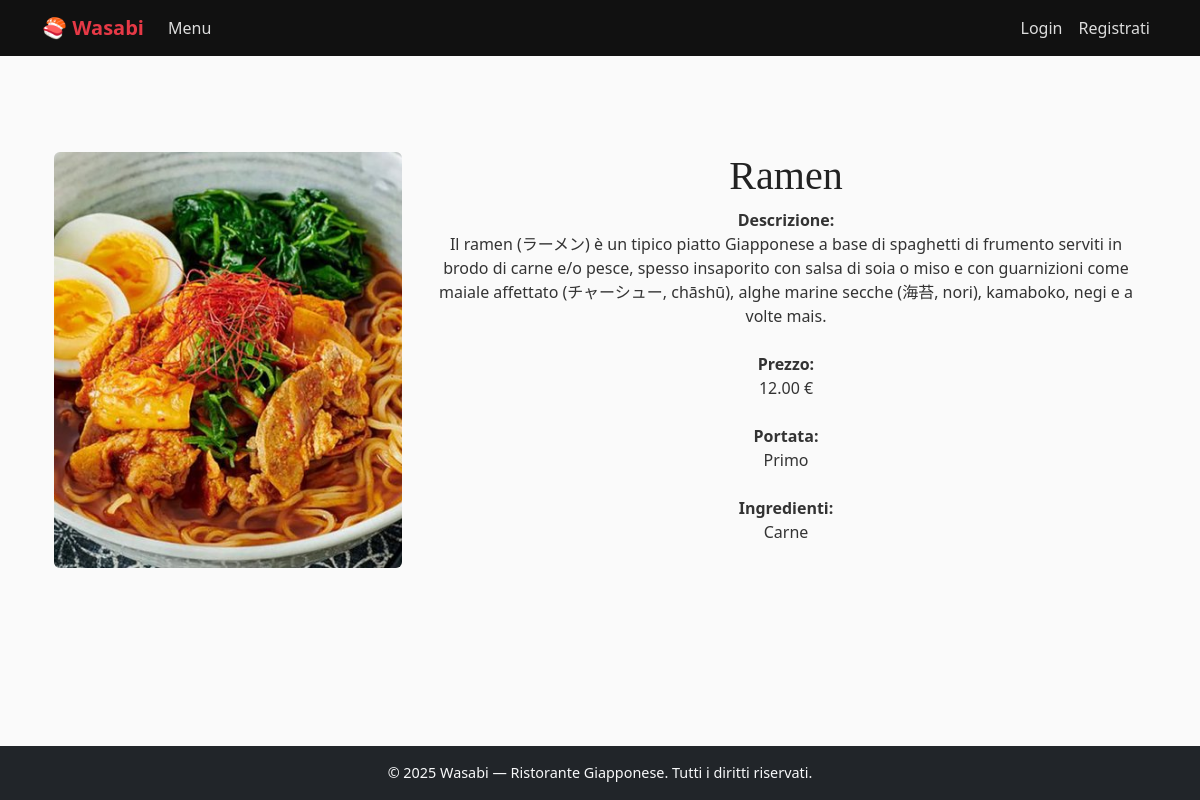
The page /takeaway/piatto/11 on the database its author committed.
### takeaway/models.py (models this page shows, shortened)
class Piatto(models.Model):
    PORTATA_CHOICES = [
        ('antipasto', 'Antipasto'),
        ('primo', 'Primo'),
        ('secondo', 'Secondo'),
        ('dessert', 'Dessert'),
    ]
    INGREDIENTI_CHOICES = [
        ('carne', 'Carne'),
        ('pesce', 'Pesce'),
        ('vegano', 'Vegano'),
        ('vegetariano', 'Vegetariano'),
    ]
    nome = models.CharField(max_length=100)
    descrizione = models.TextField()
    prezzo = models.DecimalField(max_digits=6, decimal_places=2)
    portata = models.CharField(max_length=20, choices=PORTATA_CHOICES, default='primo')
    ingredienti = models.CharField(max_length=20, choices=INGREDIENTI_CHOICES, default='carne')
    foto = models.ImageField(upload_to='piatti/', blank=True, null=True)
    class Meta:
        verbose_name_plural = "Piatti"

### takeaway/views.py (the view)
# urls.py: path("piatto/<int:pk>", PiattoDetail.as_view(), name="piatto"),
class PiattoDetail(DetailView):
    model = Piatto
    template_name = "takeaway/piatto/piatto_detail.html"

### takeaway/templates/takeaway/piatto/piatto_detail.html (shortened to what this page needs)
{% extends "base.html" %}
{% load static %}
{% block content %}
<div class="container mt-4 py-5">
    <div class="row d-flex align-items-stretch">
        <div class="col-md-4 d-flex">
            {% if piatto.foto %}
                <img src="{{ piatto.foto.url }}" alt="{{ piatto.nome }}" class="img-fluid rounded" style="object-fit: cover; width: 100%;">
            {% else %}
                <img src="{% static 'imgs/noimage.jpg' %}" class="img-fluid rounded" alt="Nessuna immagine">
            {% endif %}
        </div>
        <div class="col-md-8 d-flex flex-column justify-content-center align-items-center text-center">
            <h1>{{ piatto.nome }}</h1>
            <div class="mb-2">
                <strong>Descrizione:</strong>
                <p>{{ piatto.descrizione }}</p>
            </div>
            <div class="mb-2">
                <strong>Prezzo:</strong>
                <p>{{ piatto.prezzo }} €</p>
            </div>
            <div class="mb-2">
                <strong>Portata:</strong>
                <p>{{ piatto.get_portata_display }}</p>
            </div>
            <div class="mb-2">
                <strong>Ingredienti:</strong>
                <p>{{ piatto.get_ingredienti_display }}</p>
            </div>
        </div>
    </div>
</div>
{% endblock %}

### static/css/style.css (style rules this page uses)
body { font-family: 'Segoe UI', Tahoma, Geneva, Verdana, sans-serif; background-color: #fafafa; color: #333; }
h1, h2, h3, h4, h5 { font-family: 'Georgia', serif; color: #222; }

### rows shown on the page
Piatto: foto (picture), nome "Ramen", descrizione "Il ramen (ラーメン) è un tipico piatto Giapponese a base di spaghetti di frumento serviti in brodo di carne e/o pesce, spesso insaporito con salsa di soia o miso e con guarnizioni come maiale affettato (チャーシュー, chāshū), alghe marine secche (海苔, nori), kamaboko, negi e a volte mais.", prezzo "12.00", portata "Primo", ingredienti "Carne"
